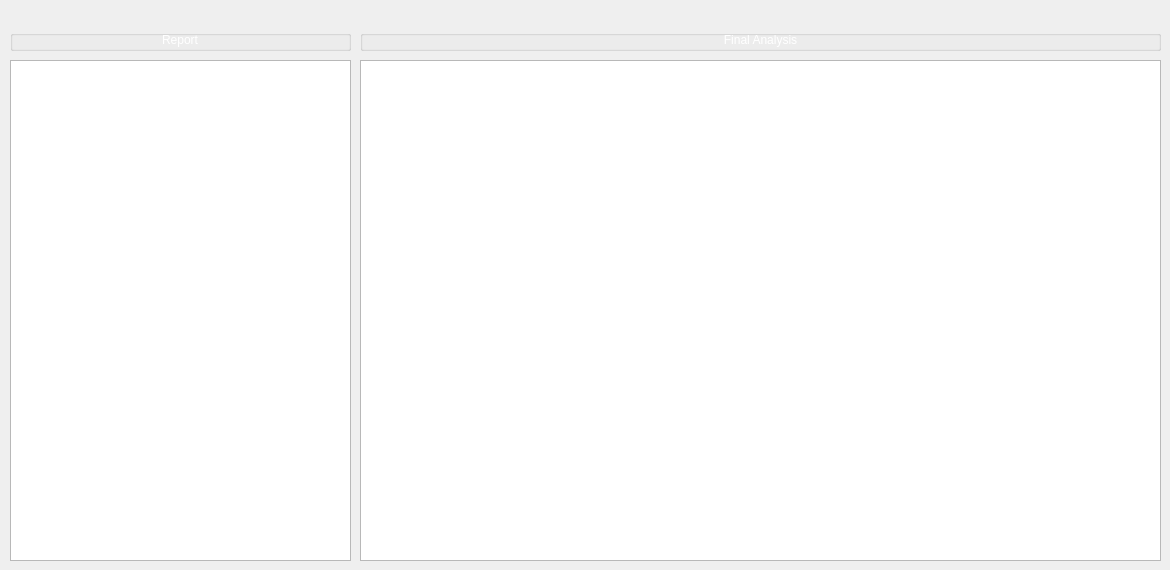
    <widget class="QWidget" name="tabAnalysis">
     <attribute name="title">
      <string>Report</string>
     </attribute>
     <widget class="QTextBrowser" name="txtReport">
      <property name="geometry">
       <rect>
        <x>10</x>
        <y>60</y>
        <width>341</width>
        <height>501</height>
       </rect>
      </property>
      <property name="html">
       <string>&lt;!DOCTYPE HTML PUBLIC &quot;-//W3C//DTD HTML 4.0//EN&quot; &quot;http://www.w3.org/TR/REC-html40/strict.dtd&quot;&gt;
&lt;html&gt;&lt;head&gt;&lt;meta name=&quot;qrichtext&quot; content=&quot;1&quot; /&gt;&lt;style type=&quot;text/css&quot;&gt;
p, li { white-space: pre-wrap; }
&lt;/style&gt;&lt;/head&gt;&lt;body style=&quot; font-family:'Ubuntu'; font-size:11pt; font-weight:400; font-style:normal;&quot;&gt;
&lt;p style=&quot; margin-top:0px; margin-bottom:0px; margin-left:0px; margin-right:0px; -qt-block-indent:0; text-indent:0px;&quot;&gt;&lt;span style=&quot; font-family:'MS Shell Dlg 2'; font-size:9pt; color:#ffffff;&quot;&gt;Lorem ipsum dolor sit amet, consectetur adipiscing elit. Nulla ultrices interdum dignissim. Cras finibus, libero sed auctor finibus, justo nisl pellentesque augue, vel aliquet purus quam sit amet augue. Mauris porttitor condimentum tristique. Nullam vulputate sollicitudin massa, nec placerat felis commodo auctor. Quisque fringilla efficitur metus at pellentesque. Donec mollis odio neque, ut lacinia ante accumsan at. Duis sollicitudin lorem eu tellus euismod, et aliquet neque dictum. Sed quis lacus ante. Ut euismod bibendum odio, et consequat magna. Vestibulum accumsan, lacus quis tempus posuere, leo risus fermentum ipsum, eu imperdiet leo odio sit amet erat. Ut ut feugiat dui.&lt;/span&gt;&lt;/p&gt;
&lt;p style=&quot;-qt-paragraph-type:empty; margin-top:0px; margin-bottom:0px; margin-left:0px; margin-right:0px; -qt-block-indent:0; text-indent:0px; font-family:'MS Shell Dlg 2'; font-size:9pt; color:#ffffff;&quot;&gt;&lt;br /&gt;&lt;/p&gt;
&lt;p style=&quot; margin-top:0px; margin-bottom:0px; margin-left:0px; margin-right:0px; -qt-block-indent:0; text-indent:0px;&quot;&gt;&lt;span style=&quot; font-family:'MS Shell Dlg 2'; font-size:9pt; color:#ffffff;&quot;&gt;Interdum et malesuada fames ac ante ipsum primis in faucibus. Quisque vel nisi at erat finibus lacinia. Curabitur vitae dapibus orci. Nullam malesuada finibus ultricies. Donec tristique eleifend venenatis. Ut ut enim dui. Donec hendrerit convallis diam, viverra pretium sem accumsan non. Donec porttitor augue ac arcu pretium scelerisque. Curabitur lacus purus, tempor sit amet tincidunt vitae, egestas ac dolor. Suspendisse rutrum venenatis justo sit amet egestas. Nam sed lectus sed lectus aliquam egestas ac eu purus. Sed ultricies ac lorem nec fermentum.&lt;/span&gt;&lt;/p&gt;
&lt;p style=&quot;-qt-paragraph-type:empty; margin-top:0px; margin-bottom:0px; margin-left:0px; margin-right:0px; -qt-block-indent:0; text-indent:0px; font-family:'MS Shell Dlg 2'; font-size:9pt; color:#ffffff;&quot;&gt;&lt;br /&gt;&lt;/p&gt;
&lt;p style=&quot; margin-top:0px; margin-bottom:0px; margin-left:0px; margin-right:0px; -qt-block-indent:0; text-indent:0px;&quot;&gt;&lt;span style=&quot; font-family:'MS Shell Dlg 2'; font-size:9pt; color:#ffffff;&quot;&gt;Nulla dapibus massa in est ullamcorper, eu mollis augue rutrum. Curabitur vulputate scelerisque lacus, ut faucibus lectus consequat sit amet. Phasellus blandit lacus elit, sit amet commodo massa varius in. Suspendisse mattis fringilla pellentesque. Maecenas tincidunt eu urna elementum elementum. Vivamus ac eros non massa condimentum consequat. Nullam commodo molestie condimentum. Nunc ut lacus vel felis faucibus commodo. Nulla facilisi. Phasellus orci neque, tempor sed varius non, consectetur eget lectus. Duis molestie maximus fringilla.&lt;/span&gt;&lt;/p&gt;&lt;/body&gt;&lt;/html&gt;</string>
      </property>
     </widget>
     <widget class="QGraphicsView" name="viewReport">
      <property name="geometry">
       <rect>
        <x>360</x>
        <y>60</y>
        <width>801</width>
        <height>501</height>
       </rect>
      </property>
     </widget>
     <widget class="QGroupBox" name="gboxBrain_11">
      <property name="geometry">
       <rect>
        <x>360</x>
        <y>30</y>
        <width>801</width>
        <height>21</height>
       </rect>
      </property>
      <property name="title">
       <string/>
      </property>
      <widget class="QLabel" name="lblAnalysis">
       <property name="geometry">
        <rect>
         <x>300</x>
         <y>0</y>
         <width>201</width>
         <height>21</height>
        </rect>
       </property>
       <property name="text">
        <string>&lt;html&gt;&lt;head/&gt;&lt;body&gt;&lt;p align=&quot;center&quot;&gt;&lt;span style=&quot; color:#ffffff;&quot;&gt;Final Analysis&lt;/span&gt;&lt;/p&gt;&lt;/body&gt;&lt;/html&gt;</string>
       </property>
      </widget>
     </widget>
     <widget class="QGroupBox" name="gboxBrain_12">
      <property name="geometry">
       <rect>
        <x>10</x>
        <y>30</y>
        <width>341</width>
        <height>21</height>
       </rect>
      </property>
      <property name="title">
       <string/>
      </property>
      <widget class="QLabel" name="lblReport">
       <property name="geometry">
        <rect>
         <x>70</x>
         <y>0</y>
         <width>200</width>
         <height>21</height>
        </rect>
       </property>
       <property name="text">
        <string>&lt;html&gt;&lt;head/&gt;&lt;body&gt;&lt;p align=&quot;center&quot;&gt;&lt;span style=&quot; color:#ffffff;&quot;&gt;Report&lt;/span&gt;&lt;/p&gt;&lt;/body&gt;&lt;/html&gt;</string>
       </property>
      </widget>
     </widget>
    </widget>
